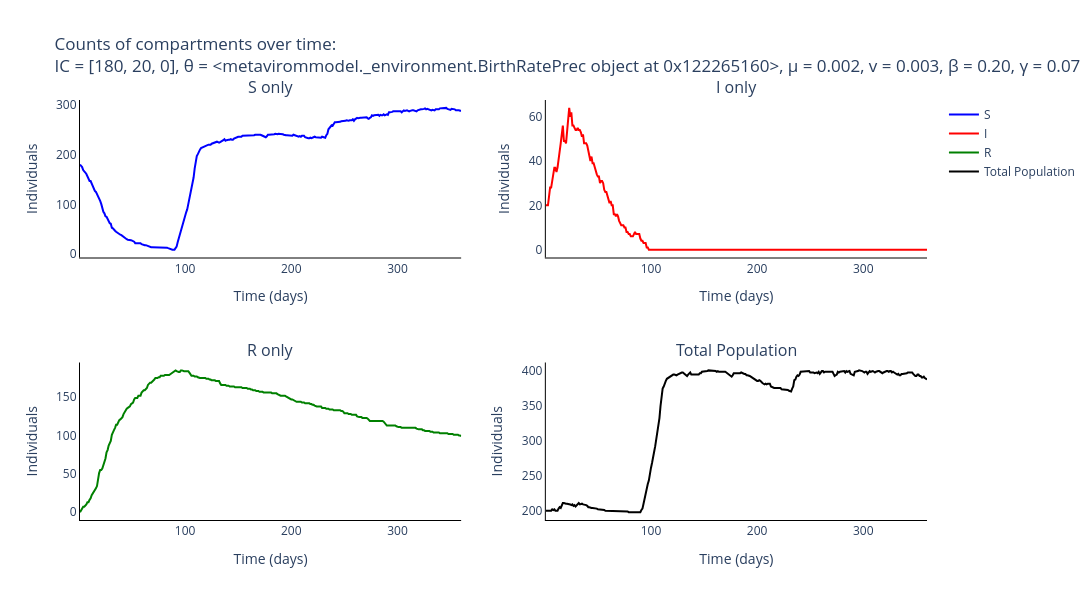

Notebook code for this chart:
### Markdown cell above
### Plot output of Gillespie for the different compartments

### Code cell
# Trace names - represent the type of individuals for the simulation
trace_name = ['{}'.format(s) for s in compartments]

# Names of panels
panels = ['{} only'.format(s) for s in compartments] + ['Total Population']

fig = go.Figure()
fig = make_subplots(rows=int(np.ceil(len(panels)/2)), cols=2, subplot_titles=tuple('{}'.format(p) for p in panels))

# Add traces to the separate counts panels
for s, spec in enumerate(compartments):
    fig.add_trace(
        go.Scatter(
            y=np.mean(output_algorithm[:, :, s], axis=0).tolist(),
            x=times,
            mode='lines',
            name=trace_name[s],
            line_color=colours[s]
        ),
        row= int(np.floor(s / 2)) + 1,
        col= s % 2 + 1
    )

fig.add_trace(
    go.Scatter(
        y=np.mean(np.sum(output_algorithm, axis=2), axis=0).tolist(),
        x=times,
        mode='lines',
        name='Total Population',
        line_color='black'
    ),
    row= 2,
    col= 2
)

# Add axis labels
fig.update_layout(
    title='Counts of compartments over time:<br>IC = {}, θ = {}, μ = {}, v = {}, β = {:.2f}, γ = {:.2f}'.format(parameters[0:3], parameters[3], parameters[4], parameters[5], parameters[6], parameters[7]),
    width=1100, 
    height=600,
    plot_bgcolor='white',
    xaxis=dict(
        linecolor='black',
        title = 'Time (days)'
        ),
    yaxis=dict(
        linecolor='black',
        title = 'Individuals'),
    xaxis2=dict(
        linecolor='black',
        title = 'Time (days)'
        ),
    yaxis2=dict(
        linecolor='black',
        title = 'Individuals'),
    xaxis3=dict(
        linecolor='black',
        title = 'Time (days)'
        ),
    yaxis3=dict(
        linecolor='black',
        title = 'Individuals'),
    xaxis4=dict(
        linecolor='black',
        title = 'Time (days)'
        ),
    yaxis4=dict(
        linecolor='black',
        title = 'Individuals')
    #legend=dict(
    #    orientation="h",
    #    yanchor="bottom",
    #    y=1.02,
    #    xanchor="right",
    #    x=1
    #)
    )

fig.write_image('images/Logistic_VR_SIR-gillespie.pdf')
fig.show()

### Figure 1 — Plotly figure (JSON) as saved in the notebook; plotly's stock layout.template omitted (floating-point values rounded to 4 significant figures; data arrays with more than 128 entries replaced by an {"elided": "..."} marker saying what was removed)
{"data": [{"line": {"color": "blue"}, "mode": "lines", "name": "S", "type": "scatter", "x": {"elided": "360 int values"}, "xaxis": "x", "y": {"elided": "360 int values"}, "yaxis": "y"}, {"line": {"color": "red"}, "mode": "lines", "name": "I", "type": "scatter", "x": {"elided": "360 int values"}, "xaxis": "x2", "y": {"elided": "360 int values"}, "yaxis": "y2"}, {"line": {"color": "green"}, "mode": "lines", "name": "R", "type": "scatter", "x": {"elided": "360 int values"}, "xaxis": "x3", "y": {"elided": "360 int values"}, "yaxis": "y3"}, {"line": {"color": "black"}, "mode": "lines", "name": "Total Population", "type": "scatter", "x": {"elided": "360 int values"}, "xaxis": "x4", "y": {"elided": "360 int values"}, "yaxis": "y4"}], "layout": {"annotations": [{"font": {"size": 16}, "showarrow": false, "text": "S only", "x": 0.225, "xanchor": "center", "xref": "paper", "y": 1, "yanchor": "bottom", "yref": "paper"}, {"font": {"size": 16}, "showarrow": false, "text": "I only", "x": 0.775, "xanchor": "center", "xref": "paper", "y": 1, "yanchor": "bottom", "yref": "paper"}, {"font": {"size": 16}, "showarrow": false, "text": "R only", "x": 0.225, "xanchor": "center", "xref": "paper", "y": 0.375, "yanchor": "bottom", "yref": "paper"}, {"font": {"size": 16}, "showarrow": false, "text": "Total Population", "x": 0.775, "xanchor": "center", "xref": "paper", "y": 0.375, "yanchor": "bottom", "yref": "paper"}], "height": 600, "plot_bgcolor": "white", "title": {"text": "Counts of compartments over time:<br>IC = [180, 20, 0], θ = <metavirommodel._environment.BirthRatePrec object at 0x122265160>, μ = 0.002, v = 0.003, β = 0.20, γ = 0.07"}, "width": 1100, "xaxis": {"anchor": "y", "domain": [0, 0.45], "linecolor": "black", "title": {"text": "Time (days)"}}, "xaxis2": {"anchor": "y2", "domain": [0.55, 1], "linecolor": "black", "title": {"text": "Time (days)"}}, "xaxis3": {"anchor": "y3", "domain": [0, 0.45], "linecolor": "black", "title": {"text": "Time (days)"}}, "xaxis4": {"anchor": "y4", "domain": [0.55, 1], "linecolor": "black", "title": {"text": "Time (days)"}}, "yaxis": {"anchor": "x", "domain": [0.625, 1], "linecolor": "black", "title": {"text": "Individuals"}}, "yaxis2": {"anchor": "x2", "domain": [0.625, 1], "linecolor": "black", "title": {"text": "Individuals"}}, "yaxis3": {"anchor": "x3", "domain": [0, 0.375], "linecolor": "black", "title": {"text": "Individuals"}}, "yaxis4": {"anchor": "x4", "domain": [0, 0.375], "linecolor": "black", "title": {"text": "Individuals"}}}}
